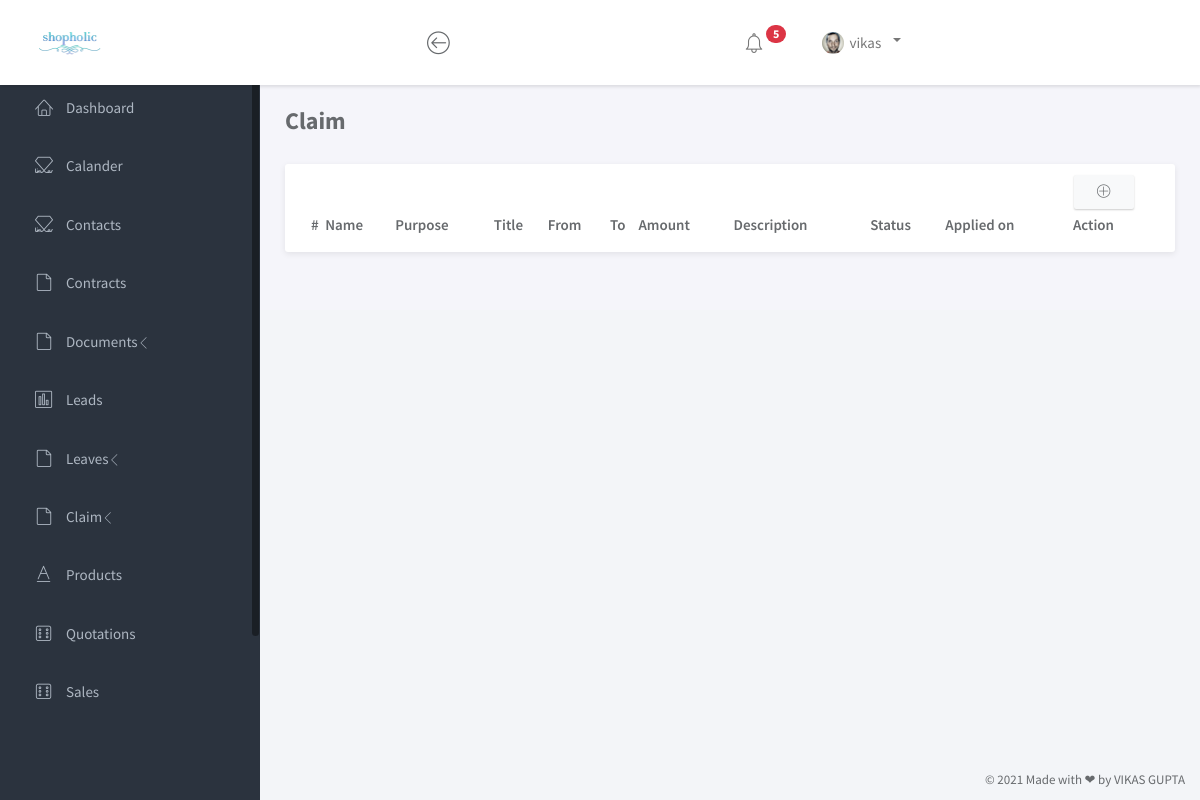
Page /claim (signed in) on the earlier database version.
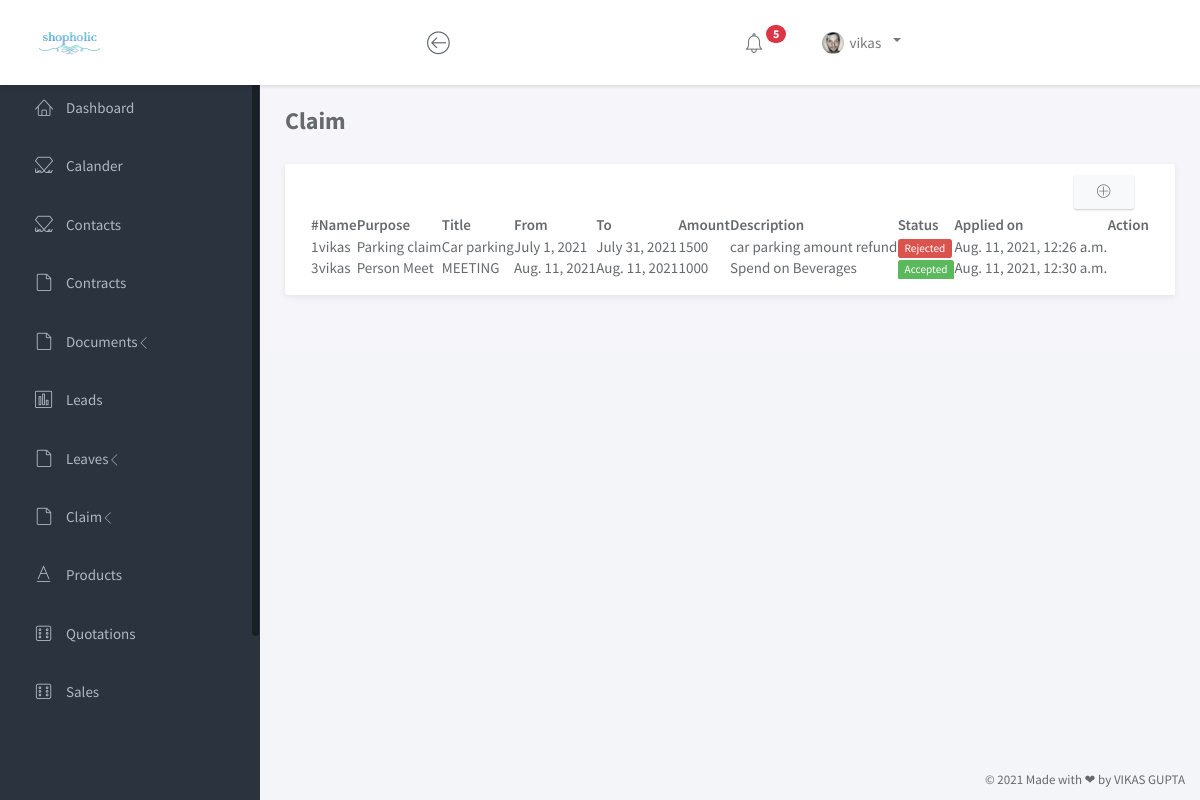
Same page on the later database version.
### shopping/models.py (models this page shows)
class Claim(models.Model):
    purpose = models.CharField(max_length=200)
    title = models.CharField(max_length=200)
    from_date = models.DateField()
    to_date = models.DateField()
    amount = models.IntegerField()
    description = models.TextField(max_length=300)
    status = models.CharField(max_length=100)
    appliad_at = models.DateTimeField(auto_now_add=True)
    addedby = models.ForeignKey(User, on_delete=models.CASCADE,)

### shopping/views.py (the view, shortened to what this page needs)
# urls.py: path('claim', views.claim, name="claim"),
@login_required(login_url='login')
def claim(request):
    context = {}
    context["data"] = Claim.objects.filter(addedby=request.user.id).all()
    return render(request, "User/claim/claim.html", context)

### shopping/templates/User/claim/claim.html (shortened to what this page needs)
{% load static %}
{% include 'User/head.html' %}
		<div class="main">
			<div class="main-content">
				<div class="container-fluid">
					<div class="row">
						<div class="col-sm"><h3 class="page-title"><b>Claim</b></h3></div>
						<div class="col-sm">
						</div>
					</div>
					<div class="panel panel-headline">
						<div class="panel-body">
							<div class="col text-right mb-2">
								<a data-toggle="modal" data-target="#exampleModalCenter" class="btn btn-light" ><i class="lnr lnr-plus-circle"></i></a>
							</div>
							<div class="table-responsive">
								<table id="example" class="display nowrap" style="width:100%">
									<thead>
										<tr>
											<th>#</th>
											<th>Name</th>
											<th>Purpose</th>
                                            <th>Title</th>
											<th>From</th>
											<th>To</th>
                                            <th>Amount</th>
                                            <th>Description</th>
                                            <th>Status</th>
                                            <th>Applied on</th>
											<th>Action</th>
										</tr>
									</thead>
									<tbody>
										{% for da in data %}
										<tr>
											<td>{{ da.id }}</td>
											<td>{{ da.addedby }}</td>
											<td>{{ da.purpose }}</td>
                                            <td>{{ da.title }}</td>
											<td>{{ da.from_date }}</td>
											<td>{{ da.to_date }}</td>
                                            <td>{{ da.amount }}</td>
                                            <td>{{ da.description }}</td>
                                            <td>
                                                {% if da.status == "Rejected" %}
                                                <span class="label label-danger">{{ da.status }}</span>
                                                {% elif da.status == "Pending" %}
                                                <span class="label label-warning">{{ da.status }}</span>
                                                {% else %}
                                                <span class="label label-success">{{ da.status }}</span>
                                                {% endif %}
                                            </td>
                                            <td>{{ da.appliad_at }}</td>
											<td>
											</td>
										</tr>
										{% endfor %}
									</tbody>
								</table>
							</div>
						</div>
					</div>
				</div>
			</div>
		</div>
{% include 'User/foot2.html' %}

### shopping/templates/User/head.html (shortened to what this page needs)
{% load static %}
<!doctype html>
<html lang="en">
<head>
	<link rel="stylesheet" href="{% static 'calander/css/evo-calendar.css' %}">
	<link rel="stylesheet" href="{% static 'calander/css/evo-calendar.midnight-blue.css' %}">
	<link rel="stylesheet" href="https://maxcdn.bootstrapcdn.com/bootstrap/4.0.0/css/bootstrap.min.css">
	<link rel="stylesheet" href="{% static 'vendor/bootstrap/css/bootstrap.min.css' %}">
	<link rel="stylesheet" href="{% static 'vendor/font-awesome/css/font-awesome.min.css' %}">
	<link rel="stylesheet" href="{% static 'vendor/linearicons/style.css' %}">
	<link rel="stylesheet" href="{% static 'css/main.css' %}">
	<link rel="stylesheet" type="text/css" href="https://cdn.datatables.net/1.10.24/css/jquery.dataTables.css">
</head>
<body>
	<div id="wrapper">
		<nav class="navbar navbar-default navbar-expand-lg navbar-fixed-top">
			<div class="brand">
				<a href="home"><img src="{% static 'images/img/mylogo.png' %}" width="70" alt="shopholic Logo" class="img-responsive logo"></a>
			</div>
			<div class="container-fluid">
				<div class="navbar-btn">
					<button type="button" class="btn-toggle-fullwidth"><i class="lnr lnr-arrow-left-circle"></i></button>
				</div>
				<div id="navbar-menu">
					<ul class="nav navbar-nav navbar-right">
						<li class="dropdown">
							<a href="#" class="dropdown-toggle icon-menu" data-toggle="dropdown">
								<i class="lnr lnr-alarm"></i>
								<span class="badge bg-danger">5</span>
							</a>
						</li>
						<li class="dropdown">
							<a href="#" class="dropdown-toggle" data-toggle="dropdown"><img src="{% static 'images/img/user.png' %}" class="img-circle" alt="Avatar"> <span>{{ user.get_username }}</span>&ensp;</a>
						</li>
					</ul>
				</div>
			</div>
		</nav>
		<div id="sidebar-nav" class="sidebar">
			<div class="sidebar-scroll">
				<nav>
					<ul class="nav">
						<li><a href="home" class=""><i class="lnr lnr-home"></i> <span>Dashboard</span></a></li>
						<li><a href="calander" class=""><i class="lnr lnr-linearicons"></i> <span>Calander</span></a></li>
						<li><a href="contact" class=""><i class="lnr lnr-linearicons"></i> <span>Contacts</span></a></li>
						<li><a href="contracts" class=""><i class="lnr lnr-file-empty"></i> <span>Contracts</span></a></li>
						<li>
							<a href="#subPages2" data-toggle="collapse" class="collapsed"><i class="lnr lnr-file-empty"></i> <span>Documents</span> <i class="icon-submenu lnr lnr-chevron-left"></i></a>
						</li>
						<li><a href="lead" class=""><i class="lnr lnr-chart-bars"></i> <span>Leads</span></a></li>
						<li>
							<a href="#subPages3" data-toggle="collapse" class="collapsed"><i class="lnr lnr-file-empty"></i> <span>Leaves</span> <i class="icon-submenu lnr lnr-chevron-left"></i></a>
						</li>
						<li>
							<a href="#subPages4" data-toggle="collapse" class="collapsed"><i class="lnr lnr-file-empty"></i> <span>Claim</span> <i class="icon-submenu lnr lnr-chevron-left"></i></a>
						</li>
						<li><a href="products" class=""><i class="lnr lnr-text-format"></i> <span>Products</span></a></li>
						<li><a href="quotation" class=""><i class="lnr lnr-dice"></i> <span>Quotations</span></a></li>
						<li><a href="sales" class=""><i class="lnr lnr-dice"></i> <span>Sales</span>&emsp;</a></li>
						<li><a href="tasks"> <span>Tasks</span></a></li>
					</ul>
				</nav>
			</div>
		</div>

### shopping/templates/User/foot2.html (shortened to what this page needs)
{% load static %}
		<footer>
			<div class="container-fluid">
				<p class="copyright">&copy; 2021 Made with &#x2764; by VIKAS GUPTA</p>
			</div>
		</footer>
	</div>
</body>
</html>

### shopping/static/calander/css/evo-calendar.css (style rules this page uses)
html, body { padding: 0; margin: 0; }
body { font-family: 'Source Sans Pro'; }

### shopping/static/css/main.css (style rules this page uses)
html { position: relative; min-height: 100%; }
body { background-color: #F3F5F8; font-family: "Source Sans Pro", sans-serif; font-size: 15px; color: #676a6d; }
a { color: #3287B2; }
th { font-weight: 600; }
.page-title { margin-top: 0; margin-bottom: 30px; font-weight: 300; }
footer { position: absolute; bottom: 0; right: 0; padding-top: 15px; padding-bottom: 10px; }
.copyright { margin-bottom: 0; text-align: right; font-size: 13px; }
#wrapper .sidebar { -webkit-transition: all 0.3s ease-in-out; -moz-transition: all 0.3s ease-in-out; -ms-transition: all 0.3s ease-in-out; -o-transition: all 0.3s ease-in-out; transition: all 0.3s ease-in-out; width: 260px; height: 100%; float: left; background-color: #2B333E; position: fixed; left: 0; }
#wrapper .main { -webkit-transition: all 0.3s ease-in-out; -moz-transition: all 0.3s ease-in-out; -ms-transition: all 0.3s ease-in-out; -o-transition: all 0.3s ease-in-out; transition: all 0.3s ease-in-out; width: calc(100% - 260px); left: 0; position: relative; float: right; background-color: #f5f5fa; }
#wrapper #sidebar-nav, #wrapper .main { padding-top: 80px; }
.main-content { padding: 28px 10px; }
.navbar-default { -webkit-transition: all 0.3s ease-in-out; -moz-transition: all 0.3s ease-in-out; -ms-transition: all 0.3s ease-in-out; -o-transition: all 0.3s ease-in-out; transition: all 0.3s ease-in-out; -moz-box-shadow: 1px 2px 3px rgba(0, 0, 0, 0.1); -webkit-box-shadow: 1px 2px 3px rgba(0, 0, 0, 0.1); box-shadow: 1px 2px 3px rgba(0, 0, 0, 0.1); -webkit-border-radius: 0; -moz-border-radius: 0; border-radius: 0; padding: 0; margin: 0; border: none; background-color: #fff; }
.navbar-default .brand { float: left; padding: 30px 39px; background-color: #fff; }
.navbar-btn { float: left; padding: 16px 0; }
.navbar-btn button { font-size: 24px; padding: 4px 8px; line-height: .7; border: none; background: none; outline: none; }
.navbar-nav .icon-menu { display: inline-block; vertical-align: middle; *vertical-align: auto; *zoom: 1; *display: inline; padding-top: 28px; padding-bottom: 28px; position: relative; }
.navbar-nav .icon-menu .badge { position: absolute; top: 22px; right: 16px; }
.navbar-nav > li > a { padding: 28px 20px; }
.navbar-nav > li > a > i { font-size: 22px; margin-right: 2px; vertical-align: middle; }
.navbar-nav > li > a > span { position: relative; top: 2px; }
.navbar-nav > li > a img { width: 22px; margin-right: 2px; }
@media screen and (min-width: 768px) { .navbar-nav.navbar-right { margin-right: 0; } }
.sidebar { z-index: 9; }
.sidebar .nav > li > a { padding: 18px 30px; color: #AEB7C2; border-left: 5px solid transparent; }
.sidebar .nav > li > a[data-toggle="collapse"] .icon-submenu { display: inline-block; vertical-align: middle; *vertical-align: auto; *zoom: 1; *display: inline; -webkit-transition: all 0.2s ease-out; -moz-transition: all 0.2s ease-out; -ms-transition: all 0.2s ease-out; -o-transition: all 0.2s ease-out; transition: all 0.2s ease-out; float: right; position: relative; top: 5px; font-size: 12px; line-height: 1.1; -moz-transform: rotate(-90deg); -ms-transform: rotate(-90deg); -webkit-transform: rotate(-90deg); transform: rotate(-90deg); }
.sidebar .nav > li > a[data-toggle="collapse"].collapsed .icon-submenu { -moz-transform: rotate(0deg); -ms-transform: rotate(0deg); -webkit-transform: rotate(0deg); transform: rotate(0deg); }
.sidebar .nav i { margin-right: 10px; font-size: 18px; }
.sidebar .nav span { -webkit-transition: all 0.3s ease-in-out; -moz-transition: all 0.3s ease-in-out; -ms-transition: all 0.3s ease-in-out; -o-transition: all 0.3s ease-in-out; transition: all 0.3s ease-in-out; position: relative; top: -2px; }
.btn { -webkit-border-radius: 2px; -moz-border-radius: 2px; border-radius: 2px; -moz-box-shadow: 0px 1px 2px 0 rgba(0, 0, 0, 0.2); -webkit-box-shadow: 0px 1px 2px 0 rgba(0, 0, 0, 0.2); box-shadow: 0px 1px 2px 0 rgba(0, 0, 0, 0.2); padding: 6px 22px; }
.panel { -webkit-border-radius: 3px; -moz-border-radius: 3px; border-radius: 3px; -moz-box-shadow: 0 2px 6px rgba(0, 0, 0, 0.08); -webkit-box-shadow: 0 2px 6px rgba(0, 0, 0, 0.08); box-shadow: 0 2px 6px rgba(0, 0, 0, 0.08); background-color: #fff; margin-bottom: 30px; }
.panel .panel-heading, .panel .panel-body, .panel .panel-footer { padding-left: 25px; padding-right: 25px; }
.panel .panel-body { padding-top: 10px; padding-bottom: 15px; }
.label { font-weight: normal; }
.bg-danger { background-color: #F9354C; }

Differences in the rows shown:
added Claim: id "1", addedby "vikas", purpose "Parking claim", title "Car parking", from_date "July 1, 2021", to_date "July 31, 2021", amount "1500", description "car parking amount refund", status "Rejected", appliad_at "Aug. 11, 2021, 12:26 a.m."
added Claim: id "3", addedby "vikas", purpose "Person Meet", title "MEETING", from_date "Aug. 11, 2021", to_date "Aug. 11, 2021", amount "1000", description "Spend on Beverages", status "Accepted", appliad_at "Aug. 11, 2021, 12:30 a.m."
